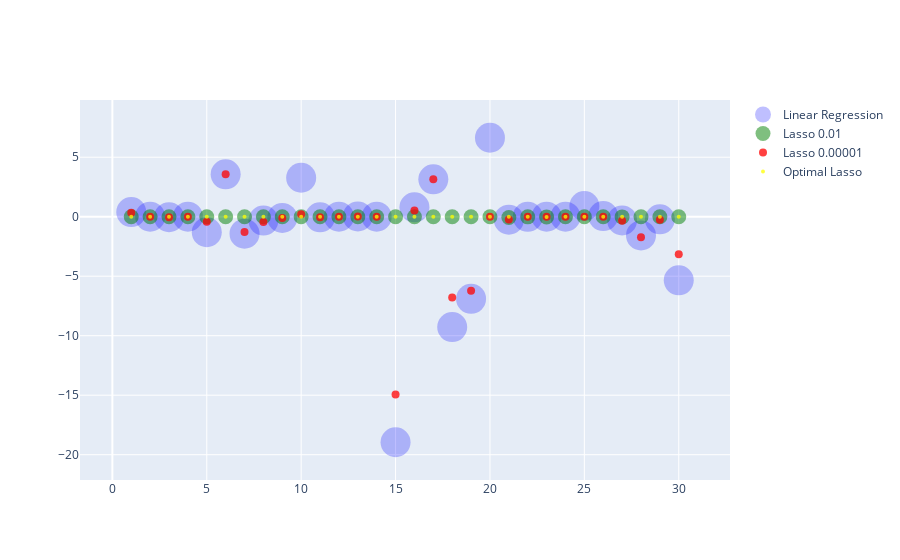

Notebook code for this chart:
### Code cell
LassoFig = LassoFig.add_trace(go.Scatter(x=np.linspace(1, numcoef, numcoef), 
                         y=LassoSearch.coef_, 
                         name='Optimal Lasso',
                         mode='markers',
                         marker=dict(color='yellow', opacity=0.75, size=4)))

LassoFig.show()

### Figure 1 — Plotly figure (JSON) as saved in the notebook; plotly's stock layout.template omitted (floating-point values rounded to 4 significant figures)
{"data": [{"marker": {"color": "blue", "opacity": 0.25, "size": 30}, "mode": "markers", "name": "Linear Regression", "type": "scatter", "x": [1, 2, 3, 4, 5, 6, 7, 8, 9, 10, 11, 12, 13, 14, 15, 16, 17, 18, 19, 20, 21, 22, 23, 24, 25, 26, 27, 28, 29, 30], "y": [0.3873, -0.001406, -0.04129, -0.0005679, -1.307, 3.563, -1.428, -0.3253, -0.1048, 3.273, -0.04819, -0.003872, 0.02018, -0.000471, -18.95, 0.7884, 3.144, -9.272, -6.905, 6.636, -0.2492, -0.007926, 0.00501, 0.001121, 0.8999, 0.05793, -0.3111, -1.574, -0.2222, -5.343]}, {"marker": {"color": "green", "opacity": 0.5, "size": 15}, "mode": "markers", "name": "Lasso 0.01", "type": "scatter", "x": [1, 2, 3, 4, 5, 6, 7, 8, 9, 10, 11, 12, 13, 14, 15, 16, 17, 18, 19, 20, 21, 22, 23, 24, 25, 26, 27, 28, 29, 30], "y": [0, 0.001985, -0.001287, 0.0005143, 0, 0, 0, 0, 0, 0, 0, 0, 0, -0.001076, 0, 0, 0, 0, 0, 0, -0.06133, -0.0138, -0.01581, 0.0006798, 0, 0, -0.01804, 0, 0, 0]}, {"marker": {"color": "red", "opacity": 0.75, "size": 8}, "mode": "markers", "name": "Lasso 0.00001", "type": "scatter", "x": [1, 2, 3, 4, 5, 6, 7, 8, 9, 10, 11, 12, 13, 14, 15, 16, 17, 18, 19, 20, 21, 22, 23, 24, 25, 26, 27, 28, 29, 30], "y": [0.3424, -0.00357, -0.03662, -0.0004804, -0.4302, 3.571, -1.285, -0.4484, -0.1109, 0.2109, -0.03817, -0.01021, 0.0126, -0.0003894, -14.94, 0.5272, 3.15, -6.799, -6.232, 0, -0.24, -0.00621, 0.005128, 0.001076, 0, 0, -0.3488, -1.733, -0.2601, -3.164]}, {"marker": {"color": "yellow", "opacity": 0.75, "size": 4}, "mode": "markers", "name": "Optimal Lasso", "type": "scatter", "x": [1, 2, 3, 4, 5, 6, 7, 8, 9, 10, 11, 12, 13, 14, 15, 16, 17, 18, 19, 20, 21, 22, 23, 24, 25, 26, 27, 28, 29, 30], "y": [0, 0, 0, 0.0002579, 0, 0, 0, 0, 0, 0, 0, 0, 0, 0, 0, 0, 0, 0, 0, 0, 0, -0.007449, -0.0173, 0.00026, 0, 0, 0, 0, 0, 0]}], "layout": {}}
